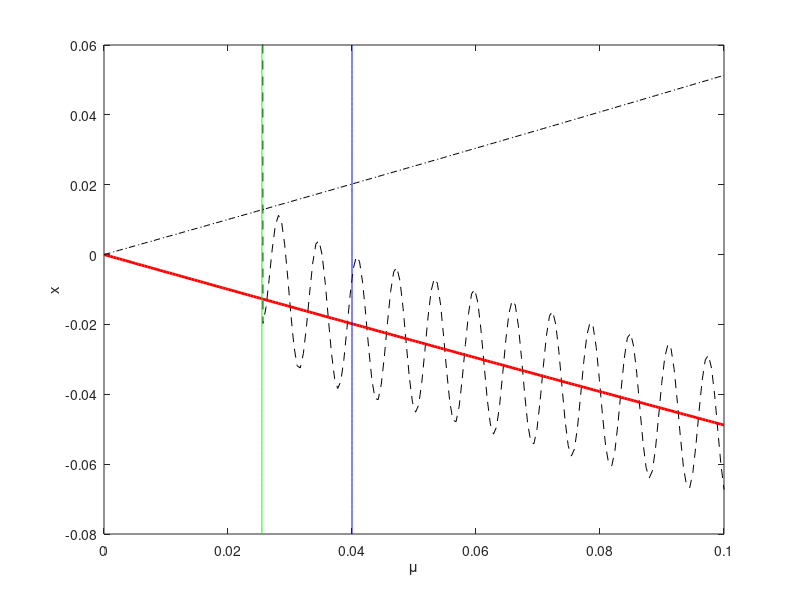

The MATLAB source for this figure:
%This plots the diagram showing the regions

% Load function folder
addpath('C:\Users\codyg\Desktop\MSc_Thesis\Cody\Complete\Functions')

%Note: Test is different values of T, causes different bifurcation
%locations

A=2;Omega=100;
mu=linspace(0,10/Omega,200);
N=length(mu);
x=zeros(N,1);
C=sqrt(abs(A)/(2*(1-2/pi)));
boundary=2*abs(A)/Omega;
bif=4*abs(A)/(pi*Omega);

t=linspace(0,1,N);
for i=1:N
    outer=@(T)(1-sqrt(1+mu(i))-A*cos(Omega*T)/Omega);
    innerC1=@(T)(-mu(i)/2-A*cos(Omega*T)/Omega);
    innerC2=@(T)(-C*sqrt((mu(i)-4*abs(A)/(pi*Omega))/Omega)-A*cos(Omega*T)/Omega);

    if mu(i)>= boundary
        x(i)=innerC1(t(i));
    elseif mu(i)>= bif
        x(i)=innerC2(t(i));
    else
        x(i)=2;
    end

end

critvec=boundary*ones(N,1);
critrange=linspace(-8/Omega,6/Omega,N);

bifvec=bif*ones(N,1);

lower=@(mu)(1-sqrt(1+mu));
xlower=lower(mu);


middle=@(mu)(1-sqrt(1-mu));
xmid=middle(mu);

figure(1)
plot(mu,x,'k--')
hold on
plot(mu,xlower,'r','linewidth',2)
plot(mu,xmid,'k-.')
plot(critvec,critrange,'b')
plot(bifvec,critrange,'g')
xlabel('\mu');ylabel('x')
axis([0,.1,-.08,.06])
